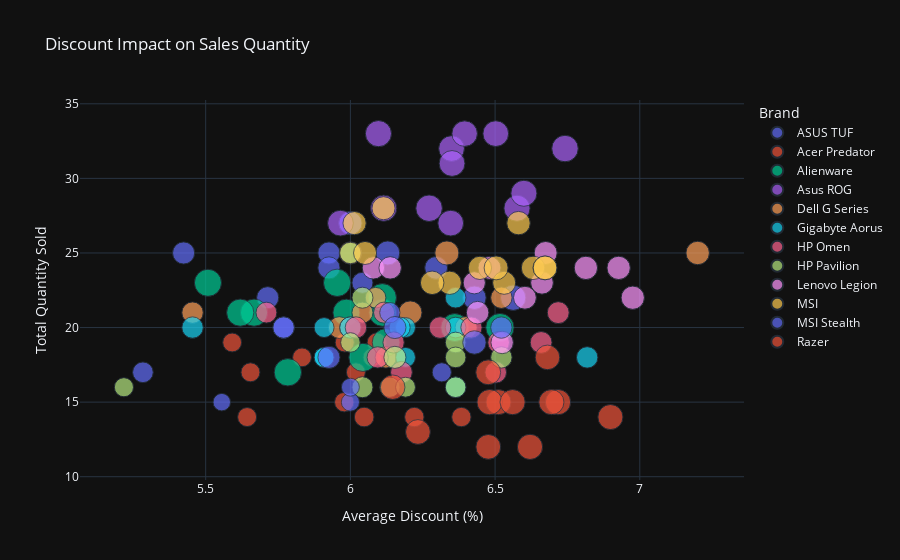

The cell this chart's notebook holds for it:
### Code cell
analyze_discount_impact(df_laptop)

### Figure 1 — Plotly figure (JSON) as saved in the notebook; plotly's stock layout.template omitted (floating-point values rounded to 4 significant figures)
{"data": [{"customdata": [["April", 2800000.0], ["August", 2400000.0], ["December", 2950000.0], ["February", 3200000.0], ["January", 3100000.0], ["July", 2800000.0], ["June", 2700000.0], ["March", 2600000.0], ["May", 2900000.0], ["November", 2970000.0], ["October", 2700000.0], ["September", 2700000.0]], "hovertemplate": "Brand=ASUS TUF<br>Average Discount (%)=%{x}<br>Total Quantity Sold=%{y}<br>Total_Discount=%{marker.size}<br>Month=%{customdata[0]}<br>Total_Sales=%{customdata[1]}<extra></extra>", "legendgroup": "ASUS TUF", "marker": {"color": "#636efa", "size": [180000.0, 145000.0, 160000.0, 210000.0, 190000.0, 160000.0, 160000.0, 160000.0, 174000.0, 178200.0, 160000.0, 170000.0], "sizemode": "area", "sizeref": 653.0, "symbol": "circle"}, "mode": "markers", "name": "ASUS TUF", "orientation": "v", "showlegend": true, "x": [6.429, 6.042, 5.424, 6.562, 6.129, 5.714, 5.926, 6.154, 6.0, 6.0, 5.926, 6.296], "xaxis": "x", "y": [22.0, 23.0, 25.0, 22.0, 25.0, 22.0, 25.0, 18.0, 27.0, 27.0, 24.0, 24.0], "yaxis": "y", "type": "scatter"}, {"customdata": [["April", 2093000.0], ["August", 1995000.0], ["December", 2000000.0], ["February", 1958000.0], ["January", 2080000.0], ["July", 2078000.0], ["June", 2081000.0], ["March", 1907000.0], ["May", 1981000.0], ["November", 1977000.0], ["October", 2078000.0], ["September", 1926000.0]], "hovertemplate": "Brand=Acer Predator<br>Average Discount (%)=%{x}<br>Total Quantity Sold=%{y}<br>Total_Discount=%{marker.size}<br>Month=%{customdata[0]}<br>Total_Sales=%{customdata[1]}<extra></extra>", "legendgroup": "Acer Predator", "marker": {"color": "#EF553B", "size": [118100.0, 119300.0, 121800.0, 117900.0, 116300.0, 124200.0, 125900.0, 115900.0, 123300.0, 115300.0, 117500.0, 123000.0], "sizemode": "area", "sizeref": 653.0, "symbol": "circle"}, "mode": "markers", "name": "Acer Predator", "orientation": "v", "showlegend": true, "x": [5.643, 5.98, 6.091, 6.019, 5.591, 5.979, 6.048, 6.076, 6.221, 5.833, 5.655, 6.384], "xaxis": "x", "y": [14.0, 19.0, 19.0, 17.0, 19.0, 15.0, 14.0, 18.0, 14.0, 18.0, 17.0, 14.0], "yaxis": "y", "type": "scatter"}, {"customdata": [["April", 4134000.0], ["August", 4236000.0], ["December", 4364000.0], ["February", 3992000.0], ["January", 4315000.0], ["July", 4270000.0], ["June", 4017000.0], ["March", 4040000.0], ["May", 4265000.0], ["November", 4110000.0], ["October", 4302000.0], ["September", 4008000.0]], "hovertemplate": "Brand=Alienware<br>Average Discount (%)=%{x}<br>Total Quantity Sold=%{y}<br>Total_Discount=%{marker.size}<br>Month=%{customdata[0]}<br>Total_Sales=%{customdata[1]}<extra></extra>", "legendgroup": "Alienware", "marker": {"color": "#00cc96", "size": [253100.0, 245000.0, 240400.0, 239000.0, 260800.0, 242000.0, 255500.0, 246900.0, 260600.0, 244700.0, 241800.0, 261200.0], "sizemode": "area", "sizeref": 653.0, "symbol": "circle"}, "mode": "markers", "name": "Alienware", "orientation": "v", "showlegend": true, "x": [6.123, 5.784, 5.508, 5.986, 6.043, 5.667, 6.361, 6.112, 6.11, 5.954, 5.619, 6.517], "xaxis": "x", "y": [19.0, 17.0, 23.0, 21.0, 18.0, 21.0, 20.0, 21.0, 22.0, 23.0, 21.0, 20.0], "yaxis": "y", "type": "scatter"}, {"customdata": [["April", 3404000.0], ["August", 3408000.0], ["December", 3640000.0], ["February", 3669000.0], ["January", 3363000.0], ["July", 3408000.0], ["June", 3327000.0], ["March", 3673000.0], ["May", 3405000.0], ["November", 3669000.0], ["October", 3335000.0], ["September", 3434000.0]], "hovertemplate": "Brand=Asus ROG<br>Average Discount (%)=%{x}<br>Total Quantity Sold=%{y}<br>Total_Discount=%{marker.size}<br>Month=%{customdata[0]}<br>Total_Sales=%{customdata[1]}<extra></extra>", "legendgroup": "Asus ROG", "marker": {"color": "#ab63fa", "size": [223800.0, 229700.0, 217100.0, 224300.0, 222000.0, 216300.0, 216300.0, 230400.0, 216200.0, 223700.0, 213300.0, 218100.0], "sizemode": "area", "sizeref": 653.0, "symbol": "circle"}, "mode": "markers", "name": "Asus ROG", "orientation": "v", "showlegend": true, "x": [6.576, 6.742, 5.966, 6.115, 6.6, 6.347, 6.502, 6.272, 6.35, 6.097, 6.395, 6.351], "xaxis": "x", "y": [28.0, 32.0, 27.0, 28.0, 29.0, 27.0, 33.0, 28.0, 32.0, 33.0, 33.0, 31.0], "yaxis": "y", "type": "scatter"}, {"customdata": [["April", 2500000.0], ["August", 2300000.0], ["December", 2750000.0], ["February", 3000000.0], ["January", 2900000.0], ["July", 2450000.0], ["June", 2600000.0], ["March", 2500000.0], ["May", 2500000.0], ["November", 2750000.0], ["October", 2400000.0], ["September", 2300000.0]], "hovertemplate": "Brand=Dell G Series<br>Average Discount (%)=%{x}<br>Total Quantity Sold=%{y}<br>Total_Discount=%{marker.size}<br>Month=%{customdata[0]}<br>Total_Sales=%{customdata[1]}<extra></extra>", "legendgroup": "Dell G Series", "marker": {"color": "#FFA15A", "size": [160000.0, 140000.0, 150000.0, 190000.0, 180000.0, 150000.0, 155000.0, 150000.0, 180000.0, 165000.0, 145000.0, 150000.0], "sizemode": "area", "sizeref": 653.0, "symbol": "circle"}, "mode": "markers", "name": "Dell G Series", "orientation": "v", "showlegend": true, "x": [6.4, 6.087, 5.455, 6.333, 6.207, 6.122, 5.962, 6.0, 7.2, 6.0, 6.042, 6.522], "xaxis": "x", "y": [20.0, 22.0, 21.0, 25.0, 21.0, 18.0, 20.0, 20.0, 25.0, 25.0, 21.0, 22.0], "yaxis": "y", "type": "scatter"}, {"customdata": [["April", 2200000.0], ["August", 2100000.0], ["December", 2200000.0], ["February", 2200000.0], ["January", 2750000.0], ["July", 2350000.0], ["June", 2200000.0], ["March", 2200000.0], ["May", 2200000.0], ["November", 2200000.0], ["October", 2500000.0], ["September", 2100000.0]], "hovertemplate": "Brand=Gigabyte Aorus<br>Average Discount (%)=%{x}<br>Total Quantity Sold=%{y}<br>Total_Discount=%{marker.size}<br>Month=%{customdata[0]}<br>Total_Sales=%{customdata[1]}<extra></extra>", "legendgroup": "Gigabyte Aorus", "marker": {"color": "#19d3f3", "size": [150000.0, 130000.0, 130000.0, 140000.0, 150000.0, 145000.0, 140000.0, 140000.0, 130000.0, 130000.0, 150000.0, 130000.0], "sizemode": "area", "sizeref": 653.0, "symbol": "circle"}, "mode": "markers", "name": "Gigabyte Aorus", "orientation": "v", "showlegend": true, "x": [6.818, 6.19, 5.909, 6.364, 5.455, 6.17, 6.364, 6.364, 5.909, 5.909, 6.0, 6.19], "xaxis": "x", "y": [18.0, 20.0, 18.0, 20.0, 20.0, 20.0, 16.0, 22.0, 18.0, 20.0, 20.0, 18.0], "yaxis": "y", "type": "scatter"}, {"customdata": [["April", 2335000.0], ["August", 2379000.0], ["December", 2422000.0], ["February", 2504000.0], ["January", 2337000.0], ["July", 2356000.0], ["June", 2410000.0], ["March", 2431000.0], ["May", 2502000.0], ["November", 2503000.0], ["October", 2341000.0], ["September", 2296000.0]], "hovertemplate": "Brand=HP Omen<br>Average Discount (%)=%{x}<br>Total Quantity Sold=%{y}<br>Total_Discount=%{marker.size}<br>Month=%{customdata[0]}<br>Total_Sales=%{customdata[1]}<extra></extra>", "legendgroup": "HP Omen", "marker": {"color": "#FF6692", "size": [156900.0, 145500.0, 152800.0, 154700.0, 155700.0, 153400.0, 148200.0, 148100.0, 150600.0, 142900.0, 152200.0, 147400.0], "sizemode": "area", "sizeref": 653.0, "symbol": "circle"}, "mode": "markers", "name": "HP Omen", "orientation": "v", "showlegend": true, "x": [6.718, 6.116, 6.31, 6.176, 6.659, 6.512, 6.149, 6.094, 6.019, 5.71, 6.502, 6.418], "xaxis": "x", "y": [21.0, 21.0, 20.0, 17.0, 19.0, 19.0, 19.0, 18.0, 20.0, 21.0, 17.0, 20.0], "yaxis": "y", "type": "scatter"}, {"customdata": [["April", 2400000.0], ["August", 2500000.0], ["December", 2400000.0], ["February", 2600000.0], ["January", 2300000.0], ["July", 2200000.0], ["June", 2300000.0], ["March", 2100000.0], ["May", 2200000.0], ["November", 2090000.0], ["October", 2200000.0], ["September", 2200000.0]], "hovertemplate": "Brand=HP Pavilion<br>Average Discount (%)=%{x}<br>Total Quantity Sold=%{y}<br>Total_Discount=%{marker.size}<br>Month=%{customdata[0]}<br>Total_Sales=%{customdata[1]}<extra></extra>", "legendgroup": "HP Pavilion", "marker": {"color": "#B6E880", "size": [145000.0, 150000.0, 145000.0, 160000.0, 120000.0, 135000.0, 150000.0, 130000.0, 140000.0, 125400.0, 140000.0, 140000.0], "sizemode": "area", "sizeref": 653.0, "symbol": "circle"}, "mode": "markers", "name": "HP Pavilion", "orientation": "v", "showlegend": true, "x": [6.042, 6.0, 6.042, 6.154, 5.217, 6.136, 6.522, 6.19, 6.364, 6.0, 6.364, 6.364], "xaxis": "x", "y": [16.0, 25.0, 22.0, 18.0, 16.0, 16.0, 18.0, 16.0, 19.0, 19.0, 18.0, 16.0], "yaxis": "y", "type": "scatter"}, {"customdata": [["April", 2591000.0], ["August", 2700000.0], ["December", 2685000.0], ["February", 2518000.0], ["January", 2549000.0], ["July", 2571000.0], ["June", 2531000.0], ["March", 2611000.0], ["May", 2589000.0], ["November", 2584000.0], ["October", 2662000.0], ["September", 2529000.0]], "hovertemplate": "Brand=Lenovo Legion<br>Average Discount (%)=%{x}<br>Total Quantity Sold=%{y}<br>Total_Discount=%{marker.size}<br>Month=%{customdata[0]}<br>Total_Sales=%{customdata[1]}<extra></extra>", "legendgroup": "Lenovo Legion", "marker": {"color": "#FF97FF", "size": [173000.0, 164200.0, 164800.0, 161800.0, 177800.0, 178100.0, 168600.0, 177900.0, 166700.0, 170600.0, 172500.0, 165000.0], "sizemode": "area", "sizeref": 653.0, "symbol": "circle"}, "mode": "markers", "name": "Lenovo Legion", "orientation": "v", "showlegend": true, "x": [6.675, 6.079, 6.137, 6.428, 6.976, 6.927, 6.662, 6.814, 6.44, 6.603, 6.481, 6.524], "xaxis": "x", "y": [25.0, 24.0, 24.0, 23.0, 22.0, 24.0, 23.0, 24.0, 21.0, 22.0, 24.0, 19.0], "yaxis": "y", "type": "scatter"}, {"customdata": [["April", 2937000.0], ["August", 2754000.0], ["December", 2860000.0], ["February", 2817000.0], ["January", 2737000.0], ["July", 2715000.0], ["June", 2881000.0], ["March", 2869000.0], ["May", 2807000.0], ["November", 2668000.0], ["October", 2892000.0], ["September", 2764000.0]], "hovertemplate": "Brand=MSI<br>Average Discount (%)=%{x}<br>Total Quantity Sold=%{y}<br>Total_Discount=%{marker.size}<br>Month=%{customdata[0]}<br>Total_Sales=%{customdata[1]}<extra></extra>", "legendgroup": "MSI", "marker": {"color": "#FECB52", "size": [176600.0, 177600.0, 174800.0, 178700.0, 180100.0, 180100.0, 181000.0, 173600.0, 187300.0, 174300.0, 188100.0, 184400.0], "sizemode": "area", "sizeref": 653.0, "symbol": "circle"}, "mode": "markers", "name": "MSI", "orientation": "v", "showlegend": true, "x": [6.014, 6.448, 6.114, 6.343, 6.581, 6.631, 6.283, 6.051, 6.672, 6.531, 6.503, 6.673], "xaxis": "x", "y": [27.0, 24.0, 28.0, 23.0, 27.0, 24.0, 23.0, 25.0, 24.0, 23.0, 24.0, 24.0], "yaxis": "y", "type": "scatter"}, {"customdata": [["April", 2700000.0], ["August", 2200000.0], ["December", 2600000.0], ["February", 2800000.0], ["January", 2650000.0], ["July", 1900000.0], ["June", 1800000.0], ["March", 2300000.0], ["May", 1800000.0], ["November", 1760000.0], ["October", 2600000.0], ["September", 2600000.0]], "hovertemplate": "Brand=MSI Stealth<br>Average Discount (%)=%{x}<br>Total Quantity Sold=%{y}<br>Total_Discount=%{marker.size}<br>Month=%{customdata[0]}<br>Total_Sales=%{customdata[1]}<extra></extra>", "legendgroup": "MSI Stealth", "marker": {"color": "#636efa", "size": [160000.0, 135000.0, 150000.0, 180000.0, 140000.0, 120000.0, 100000.0, 150000.0, 108000.0, 105600.0, 150000.0, 160000.0], "sizemode": "area", "sizeref": 653.0, "symbol": "circle"}, "mode": "markers", "name": "MSI Stealth", "orientation": "v", "showlegend": true, "x": [5.926, 6.136, 5.769, 6.429, 5.283, 6.316, 5.556, 6.522, 6.0, 6.0, 5.769, 6.154], "xaxis": "x", "y": [18.0, 21.0, 20.0, 19.0, 17.0, 17.0, 15.0, 20.0, 15.0, 16.0, 20.0, 20.0], "yaxis": "y", "type": "scatter"}, {"customdata": [["April", 3153000.0], ["August", 2972000.0], ["December", 3239000.0], ["February", 3145000.0], ["January", 3224000.0], ["July", 3155000.0], ["June", 3124000.0], ["March", 3101000.0], ["May", 3207000.0], ["November", 3120000.0], ["October", 3085000.0], ["September", 2980000.0]], "hovertemplate": "Brand=Razer<br>Average Discount (%)=%{x}<br>Total Quantity Sold=%{y}<br>Total_Discount=%{marker.size}<br>Month=%{customdata[0]}<br>Total_Sales=%{customdata[1]}<extra></extra>", "legendgroup": "Razer", "marker": {"color": "#EF553B", "size": [205300.0, 198500.0, 209900.0, 208200.0, 201000.0, 207000.0, 202300.0, 200800.0, 197100.0, 209600.0, 206500.0, 205600.0], "sizemode": "area", "sizeref": 653.0, "symbol": "circle"}, "mode": "markers", "name": "Razer", "orientation": "v", "showlegend": true, "x": [6.512, 6.681, 6.481, 6.621, 6.233, 6.56, 6.476, 6.476, 6.146, 6.717, 6.694, 6.899], "xaxis": "x", "y": [15.0, 18.0, 15.0, 12.0, 13.0, 15.0, 17.0, 12.0, 16.0, 15.0, 15.0, 14.0], "yaxis": "y", "type": "scatter"}], "layout": {"xaxis": {"anchor": "y", "domain": [0.0, 1.0], "title": {"text": "Average Discount (%)"}}, "yaxis": {"anchor": "x", "domain": [0.0, 1.0], "title": {"text": "Total Quantity Sold"}}, "legend": {"title": {"text": "Brand"}, "tracegroupgap": 0, "itemsizing": "constant"}, "title": {"text": "Discount Impact on Sales Quantity"}}}
